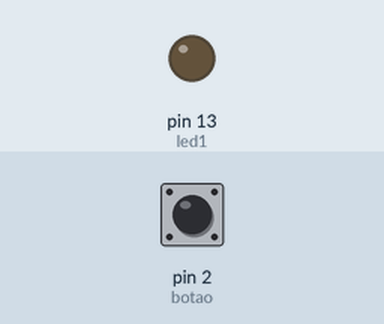
A sketch run on a simulated Arduino Uno, built with avr-gcc and run on an emulated ATmega328P. Parts: output pins drawn as LEDs (lit = HIGH). The test bench sets the inputs (shaded band); at power-on: pin 2 (botao) LOW. What the sketch prints to the serial monitor is not drawn.

Above: at 1.2 s.
1.3 s: pin 2 (botao) pulled HIGH for 0.15 s
At 2.0 s:
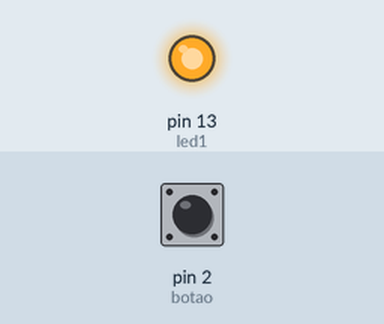
2.9 s: pin 2 (botao) pulled HIGH for 1 s
At 3.2 s:
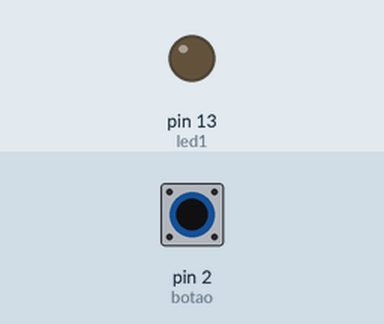
5.4 s: pin 2 (botao) pulled HIGH for 3.2 s
At 6.3 s:
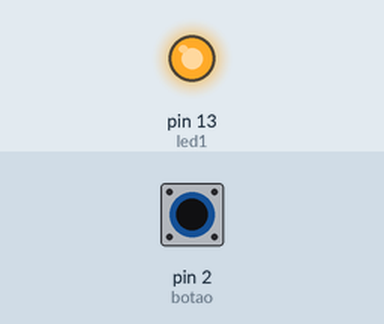
Timing chart, 0 to 8.4 s (numbered marks = the images above; inputs shaded):
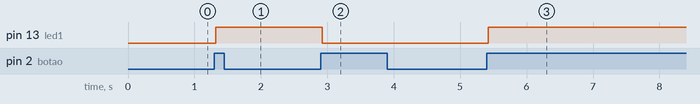

The sketch:

led_com_botao2.ino
```cpp
int botao = 2;
int led1 = 13;
int var = 0;
int var2 = 0;
int estado = 0;

void setup() {
  Serial.begin(9600);
  pinMode(botao, INPUT);//defenir botao como input
  pinMode(led1, OUTPUT);

}

void loop() {

  var=digitalRead(botao);
  if((var == HIGH) && (var2 ==LOW)){
    estado = 1 - estado;
    delay(20);
    Serial.println(estado);
}

  var2 = var;
  Serial.println(var2);
  if(estado == 1){
    digitalWrite(led1, HIGH);
  }
  else{
    digitalWrite(led1, LOW);
  }
}
```

Measured:
- after the input at 1.3 s, pin 13 (led1): LOW → HIGH at once
- after the input at 2.9 s, pin 13 (led1): HIGH → LOW at once
- after the input at 5.4 s, pin 13 (led1): LOW → HIGH at once
